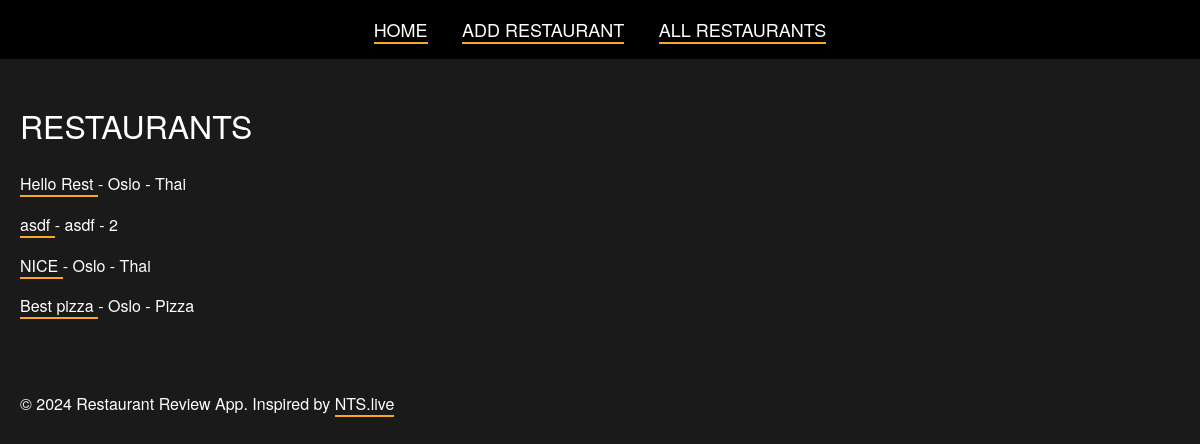
The page / on the database its author committed.
### app.py (models this page shows)
class Restaurant(db.Model):
    id = db.Column(db.Integer, primary_key=True)
    name = db.Column(db.String(100), nullable=False)
    location = db.Column(db.String(100), nullable=False)
    cuisine_type = db.Column(db.String(50), nullable=False)
    rating = db.Column(db.Float)

### app.py (the view)
@app.route('/')
def home():
    restaurants = Restaurant.query.all()  # Fetch all restaurants from the database
    return render_template('home.html', restaurants=restaurants)

### templates/home.html (shortened to what this page needs)
<!DOCTYPE html>
<html lang="en">
<head>
    <link rel="stylesheet" href="{{ url_for('static', filename='styles.css') }}">
</head>
<body>
    <div class="navbar">
        <a href="/">Home</a>
        <a href="/add">Add Restaurant</a>
        <a href="/restaurants">All Restaurants</a>
    </div>
    <div class="container">
        <h1>Restaurants</h1>
        <ul>
            {% for restaurant in restaurants %}
            <li>
                <a href="{{ url_for('restaurant_detail', id=restaurant.id) }}">
                    {{ restaurant.name }}
                </a> - {{ restaurant.location }} - {{ restaurant.cuisine_type }}
            </li>
            {% endfor %}
        </ul>
    </div>
    <footer>
        <div class="container">
            <p>&copy; 2024 Restaurant Review App. Inspired by <a href="https://www.nts.live" target="_blank">NTS.live</a></p>
        </div>
    </footer>
</body>
</html>

### static/styles.css (style rules this page uses)
body { background-color: #1a1a1a; color: #ffffff; font-family: 'Helvetica Neue', Arial, sans-serif; margin: 0; padding: 0; line-height: 1.6; }
a { color: #ffffff; text-decoration: none; border-bottom: 2px solid #f9a825; }
h1, h2, h3 { font-family: 'Helvetica Neue', Arial, sans-serif; font-weight: 300; margin-bottom: 20px; text-transform: uppercase; }
ul { list-style: none; padding: 0; }
li { margin-bottom: 15px; }
.container { padding: 20px; max-width: 1200px; margin: 0 auto; }
.navbar { background-color: #000000; padding: 15px 0; text-align: center; }
.navbar a { font-size: 18px; color: #ffffff; margin: 0 15px; text-transform: uppercase; }

### rows shown on the page
Restaurant: name "Hello Rest", location "Oslo", cuisine_type "Thai"
Restaurant: name "asdf", location "asdf", cuisine_type "2"
Restaurant: name "NICE", location "Oslo", cuisine_type "Thai"
Restaurant: name "Best pizza", location "Oslo", cuisine_type "Pizza"
